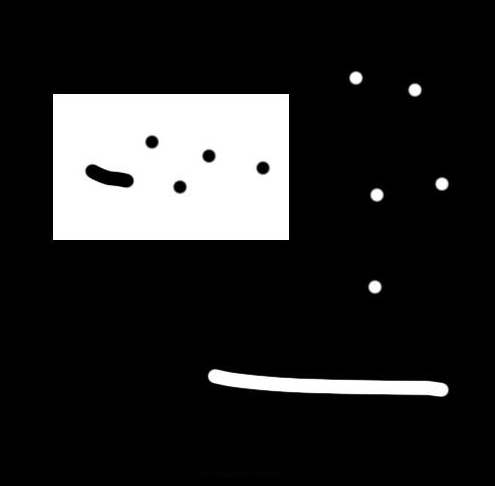
//> input picture OpenCV/OpenCV_Code/test4.png, 495 x 486 px
$ ./main   (built with g++ and OpenCV 4)
//> lines starting //> are read from the running program, lines starting //| are printed output that depends on the picture
#include <iostream>
#include <opencv2/opencv.hpp>

int main()
{
	cv::Mat srcImg = cv::imread("../test4.png", cv::IMREAD_UNCHANGED);
//> srcImg is the input picture: 486 rows x 495 cols, CV_8UC3; mean B, G, R 39.5, 39.5, 39.5
	if (srcImg.empty())
	{
		std::cerr << "Error: cannot load image!\n";
		return -1;
	}
	cv::namedWindow("src image", cv::WINDOW_AUTOSIZE);
	cv::imshow("src image", srcImg);

	cv::namedWindow("output image", cv::WINDOW_AUTOSIZE);
	cv::namedWindow("output image2", cv::WINDOW_AUTOSIZE);
	cv::namedWindow("output image3", cv::WINDOW_AUTOSIZE);
	cv::namedWindow("output image4", cv::WINDOW_AUTOSIZE);
	cv::Mat dstImg;

	// 获取结构元素
	cv::Mat kernel = cv::getStructuringElement(cv::MORPH_RECT, cv::Size(11, 11), cv::Point(-1, -1));

	// 形态学开操作, CV_MOP_OPEN
	cv::morphologyEx(srcImg, dstImg, CV_MOP_OPEN, kernel, cv::Point(-1, -1));
	cv::imshow("output image", dstImg);

	// 形态学闭操作 CV_MOP_CLOSE
	cv::morphologyEx(srcImg, dstImg, CV_MOP_CLOSE, kernel, cv::Point(-1, -1));
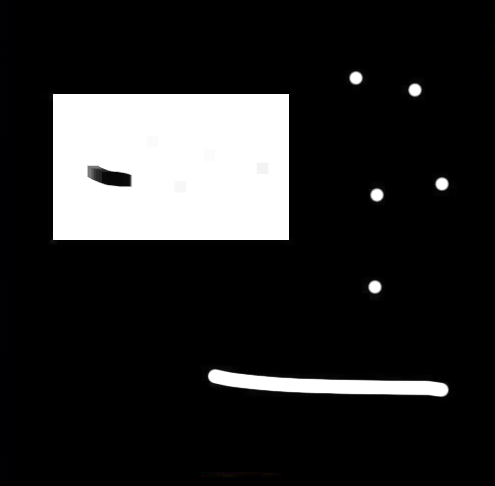
//> dstImg: 486 rows x 495 cols, CV_8UC3; mean B, G, R 40.3, 40.3, 40.3
	cv::imshow("output image2", dstImg);

	// 形态学梯度, CV_MOP_GRADIENT
	cv::Mat kernel2 = cv::getStructuringElement(cv::MORPH_RECT, cv::Size(3, 3), cv::Point(-1, -1));
	cv::morphologyEx(srcImg, dstImg, CV_MOP_GRADIENT, kernel2, cv::Point(-1, -1));
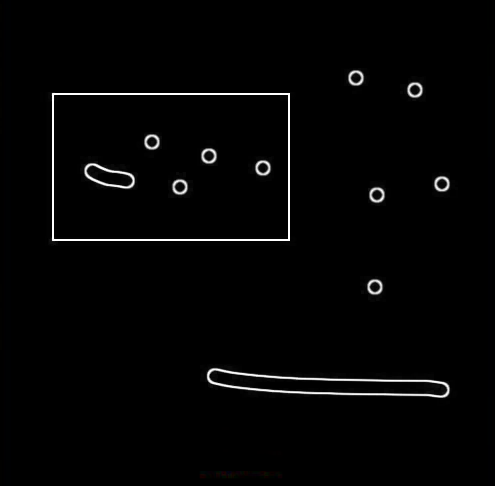
//> dstImg: 486 rows x 495 cols, CV_8UC3; mean B, G, R 4.2, 4.2, 4.2
	cv::imshow("output image3", dstImg);

	// 顶帽 top hat
	cv::morphologyEx(srcImg, dstImg, CV_MOP_TOPHAT, kernel);
	cv::imshow("output image4", dstImg);

	// 黑帽 black hat
	cv::morphologyEx(srcImg, dstImg, CV_MOP_BLACKHAT, kernel);
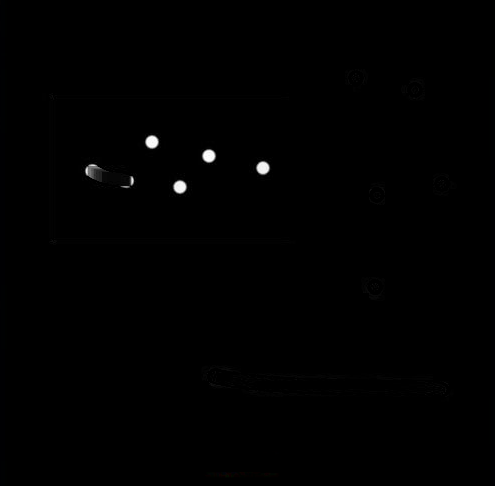
//> dstImg: 486 rows x 495 cols, CV_8UC3; mean B, G, R 0.8, 0.7, 0.7
	cv::imshow("output image5", dstImg);


	cv::waitKey(0);
	return 0;
}

$ run again, with OpenCV/OpenCV_Code/test2.png copied over OpenCV/OpenCV_Code/test4.png
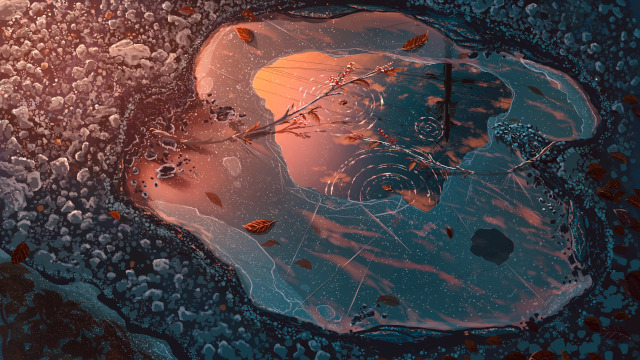
//> input picture OpenCV/OpenCV_Code/test2.png, 640 x 360 px
//> srcImg is the input picture: 360 rows x 640 cols, CV_8UC3; mean B, G, R 68.5, 65.4, 77
//> `cv::morphologyEx(srcImg, dstImg, CV_MOP_TOPHAT, kernel);`:
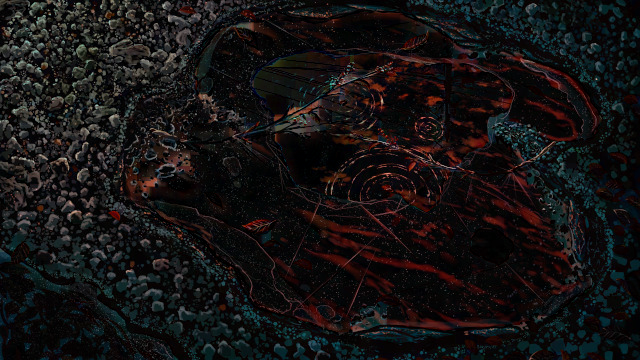
//> dstImg: 360 rows x 640 cols, CV_8UC3; mean B, G, R 19.3, 19, 21.3
//> `cv::morphologyEx(srcImg, dstImg, CV_MOP_BLACKHAT, kernel);`:
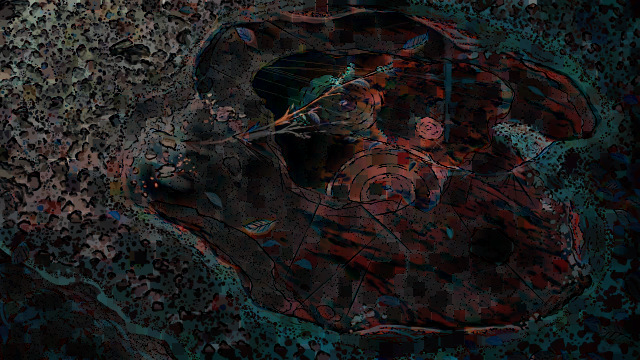
//> dstImg: 360 rows x 640 cols, CV_8UC3; mean B, G, R 28.8, 28.8, 30
